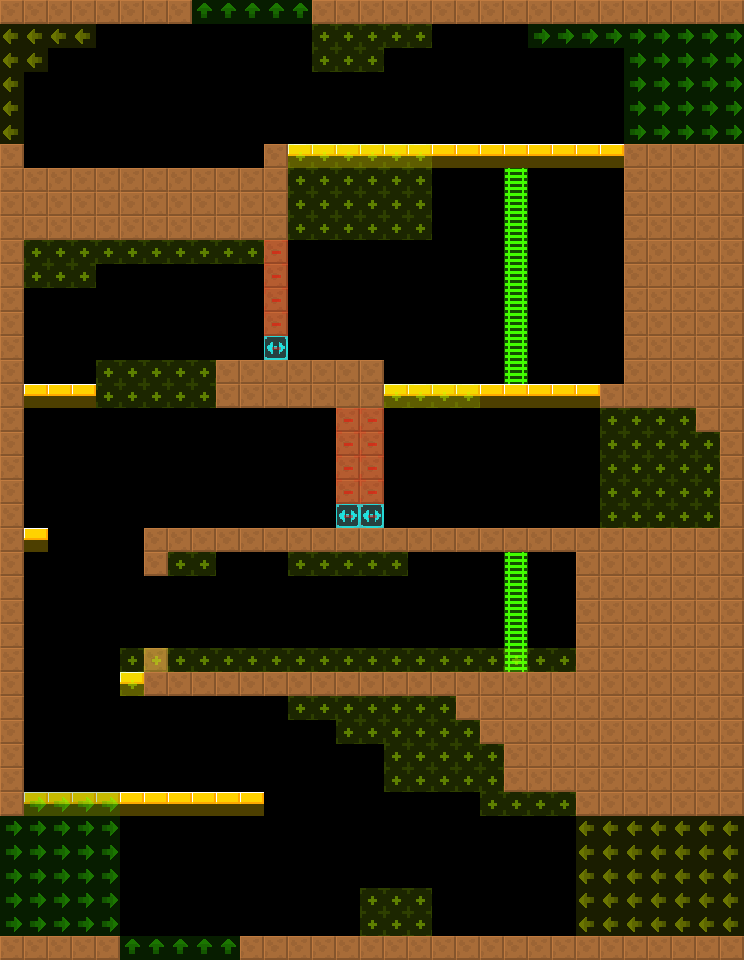

Below is a game level as drawn by its tile map, then a one-line description and the .tmx that defines it (tile-layer data replaced by summaries):
An orthogonal 31x40 tile map with 24x24 px tiles, 2 tile layers (col, lnk), 2 tilesets and 4 objects (2x Water, 2x FakeBlackWall).

<map version="1.4" tiledversion="1.4.2" orientation="orthogonal" renderorder="right-down" width="31" height="40" tilewidth="24" tileheight="24" infinite="0" nextlayerid="4" nextobjectid="8">
 <tileset firstgid="6" source="../../lnk.tsx" />
 <tileset firstgid="1" source="../../col.tsx" />
 <layer id="1" name="col" width="31" height="40">
  <data>[1240 cells, 394 non-empty, 4 distinct tile ids]</data>
 </layer>
 <layer id="2" name="lnk" width="31" height="40" opacity="0.5">
  <data>[1240 cells, 270 non-empty, 5 distinct tile ids]</data>
 </layer>
 <objectgroup id="3" name="markers" opacity="0.5">
  <object id="1" name="Water" type="Water" x="24" y="144" width="240" height="24">
   <properties>
    <property name="yr" value="0" />
    <property name="xr" value="0" />
   </properties>
  </object>
  <object id="2" name="FakeBlackWall" type="FakeBlackWall" x="264" y="336" width="24" height="24">
   <properties>
    <property name="yr" value="0" />
    <property name="xr" value="0" />
   </properties>
  </object>
  <object id="3" name="FakeBlackWall" type="FakeBlackWall" x="336" y="504" width="48" height="24">
   <properties>
    <property name="yr" value="0" />
    <property name="xr" value="0" />
   </properties>
  </object>
  <object id="4" name="Water" type="Water" x="168" y="648" width="408" height="24">
   <properties>
    <property name="yr" value="0" />
    <property name="xr" value="0" />
   </properties>
  </object>
 </objectgroup>
</map>
